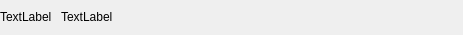
<?xml version="1.0" encoding="UTF-8"?>
<ui version="4.0">
 <class>ViceResult</class>
 <widget class="QWidget" name="ViceResult">
  <property name="geometry">
   <rect>
    <x>0</x>
    <y>0</y>
    <width>463</width>
    <height>35</height>
   </rect>
  </property>
  <property name="windowTitle">
   <string>Form</string>
  </property>
  <layout class="QHBoxLayout" name="horizontalLayout">
   <property name="spacing">
    <number>9</number>
   </property>
   <property name="leftMargin">
    <number>0</number>
   </property>
   <property name="topMargin">
    <number>0</number>
   </property>
   <property name="rightMargin">
    <number>0</number>
   </property>
   <property name="bottomMargin">
    <number>0</number>
   </property>
   <item>
    <widget class="QLabel" name="label">
     <property name="sizePolicy">
      <sizepolicy hsizetype="Fixed" vsizetype="Fixed">
       <horstretch>0</horstretch>
       <verstretch>0</verstretch>
      </sizepolicy>
     </property>
     <property name="text">
      <string>TextLabel</string>
     </property>
    </widget>
   </item>
   <item>
    <widget class="QLabel" name="label_2">
     <property name="sizePolicy">
      <sizepolicy hsizetype="Preferred" vsizetype="Fixed">
       <horstretch>0</horstretch>
       <verstretch>0</verstretch>
      </sizepolicy>
     </property>
     <property name="text">
      <string>TextLabel</string>
     </property>
    </widget>
   </item>
  </layout>
 </widget>
 <resources/>
 <connections/>
</ui>
